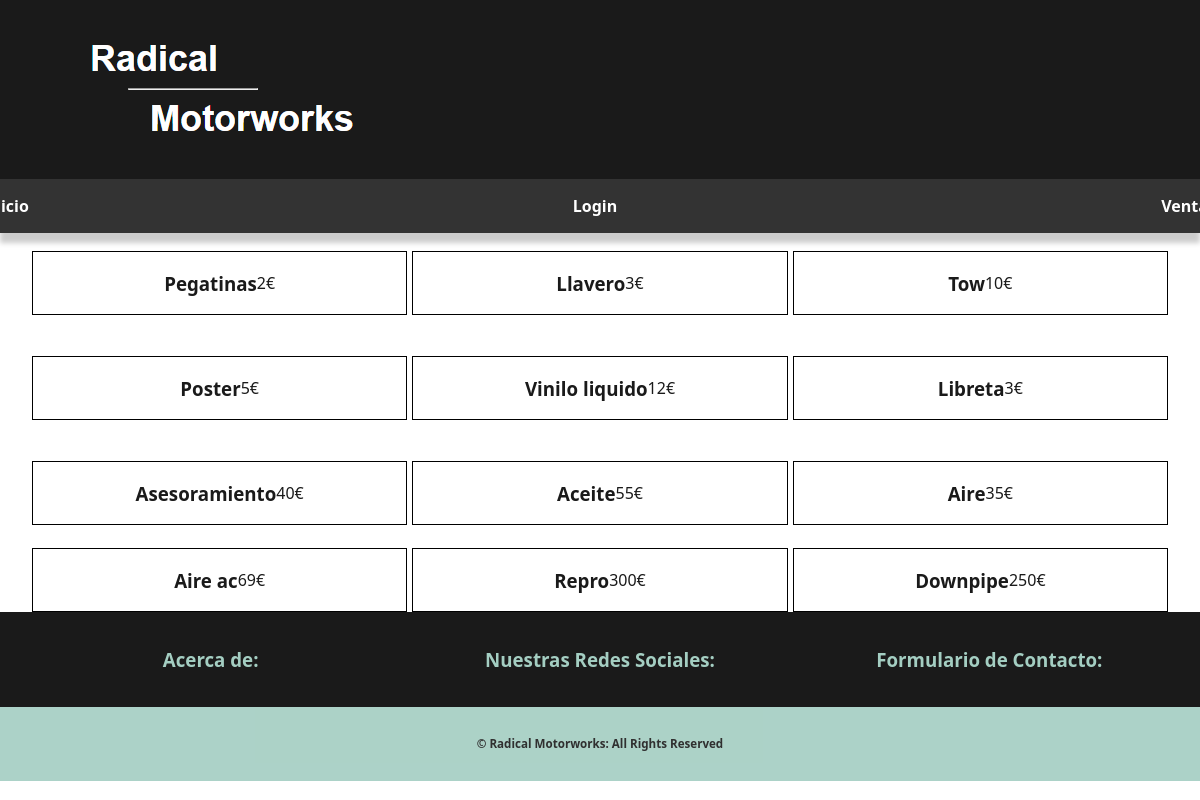
The app's page /php/ventas.php with its own data.
### tables this page shows
CREATE TABLE productos (
    id INT AUTO_INCREMENT PRIMARY KEY,
    nombre VARCHAR(50),
    descripcion VARCHAR(250),
    precio INT,
    stock INT
);

### php/select.php (the view)
<?php
include 'conexion.php';
$select_query = "SELECT * FROM productos;";
$result = mysqli_query($conexion, $select_query);
echo "<div class='grid-container'>";
while ($fila = mysqli_fetch_assoc($result)) {
    echo "<div class='cell'>";
    echo "<h3>". $fila['nombre']. "</h3>" . "<br>";
    echo "<p>". $fila['precio']. "€". "</p>";
    echo "</div>";
}
echo "</div>";
?>

### php/ventas.php (shortened to what this page needs)
<!DOCTYPE html>
<html lang="en">
<head>
    <link rel="stylesheet" type="text/css" href="../css/styles.css">
</head>
<body>
    <div class="container">
        <header>
            <a href="../index.html"><img src="../img/Radical-Motorworks.png"></a>
         </header>
         <nav>
            <a href="../index.html"><strong>Inicio</strong></a>
            <a href="../login.html"><strong>Login</strong></a>
            <a href="ventas.php"><strong>Ventas</strong></a>
        </nav>
        <main>
            <?php
            include 'select.php';
            ?>
        </main>
        <footer>
            <div>
                <h3>Acerca de:</h3>
            </div>
            <div>
                <h3>Nuestras Redes Sociales:</h3>
            </div>
            <div>
                <h3>Formulario de Contacto:</h3>
            </div>
        </footer>
        <div class="copy">
            <h5>© Radical Motorworks: All Rights Reserved</h5>
        </div>
    </div>
</body>
</html>

### php/conexion.php (shortened to what this page needs)
<!DOCTYPE html>
<html lang="en">
<head>
</head>
<body>
</body>
</html>

### css/styles.css (style rules this page uses)
body { font-family: 'Segoe UI', Tahoma, Geneva, Verdana, sans-serif; background-color: white; color: #1a1a1a; margin: 0; padding: 0; width: auto; height: auto; }
.container { display: grid; grid-template-columns: 100%; grid-template-areas: "header" "nav" "main" "footer" "copy"; background-color: white; width: 100%; max-width: 100%; height: auto; }
header { color: #fff; grid-area: header; padding: 1.5rem; font-family: 'Helvetica', sans-serif; font-size: 1.5rem; background-color: #1a1a1a; text-indent: 3rem; }
nav { overflow: hidden; background-color: #333; grid-area: nav; display: flex; align-items: center; justify-content: center; width: 100%; }
nav a { display: block; color: white; text-align: center; padding: 1rem 2rem; text-decoration: none; margin: 0 15rem; }
header, nav { box-shadow: 0 10px 5px rgba(0, 0, 0, 0.2); z-index: 1; }
main { width: 100%; max-width: 100%; overflow: hidden; padding: 0 2rem; box-sizing: border-box; margin: 0 auto; }
.grid-container { display: grid; grid-template-columns: repeat(3, 1fr); grid-template-rows: repeat(3, 100px); gap: 5px; justify-content: center; align-items: center; grid-area: main; }
.cell { border: 1px solid black; display: flex; justify-content: center; align-items: center; }
footer { padding: 1rem; grid-area: footer; color: #a4cec2; display: grid; grid-template-columns: repeat(3, 1fr); text-align: center; background-color: #1a1a1a; }
.copy { grid-area: copy; text-align: center; background-color: #f8f8f8; padding: 10px 20px; font-size: 14px; opacity: 0.9; background-color: #a4cec2; width: auto; }

### records on screen
productos: nombre "Pegatinas", precio "2"
productos: nombre "Llavero", precio "3"
productos: nombre "Tow", precio "10"
productos: nombre "Poster", precio "5"
productos: nombre "Vinilo liquido", precio "12"
productos: nombre "Libreta", precio "3"
productos: nombre "Asesoramiento", precio "40"
productos: nombre "Aceite", precio "55"
productos: nombre "Aire", precio "35"
productos: nombre "Aire ac", precio "69"
productos: nombre "Repro", precio "300"
productos: nombre "Downpipe", precio "250"
